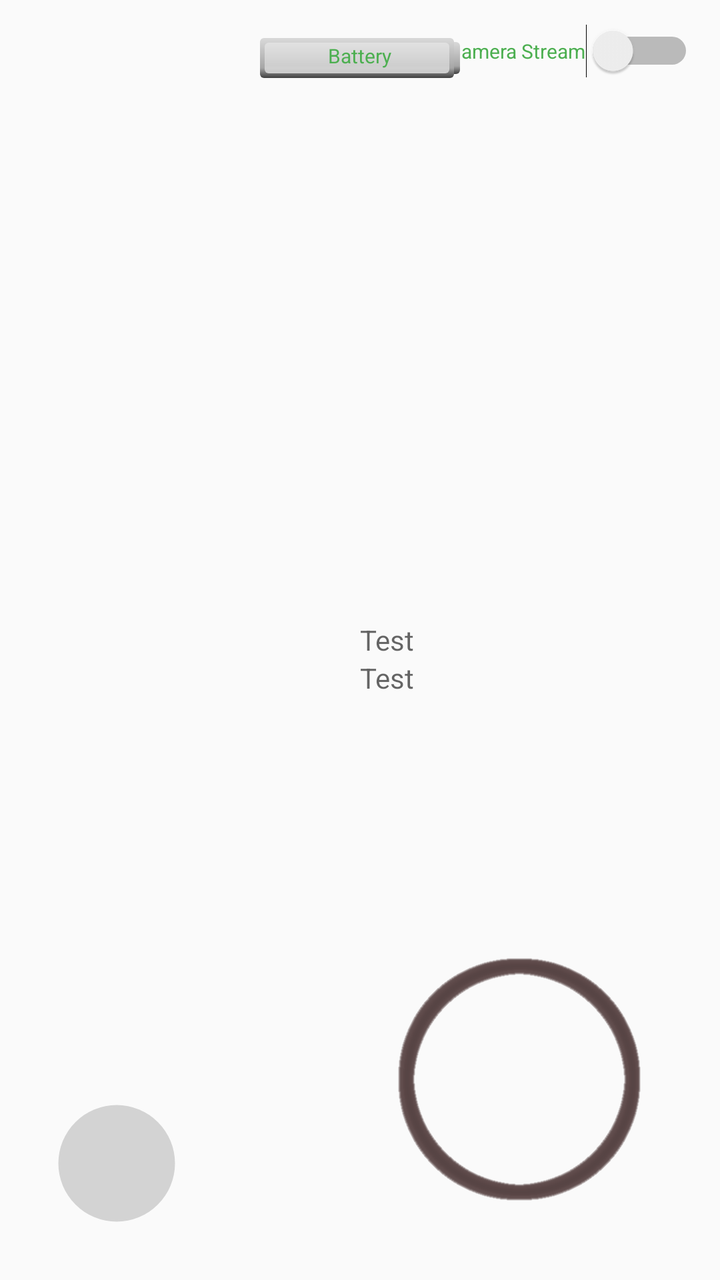
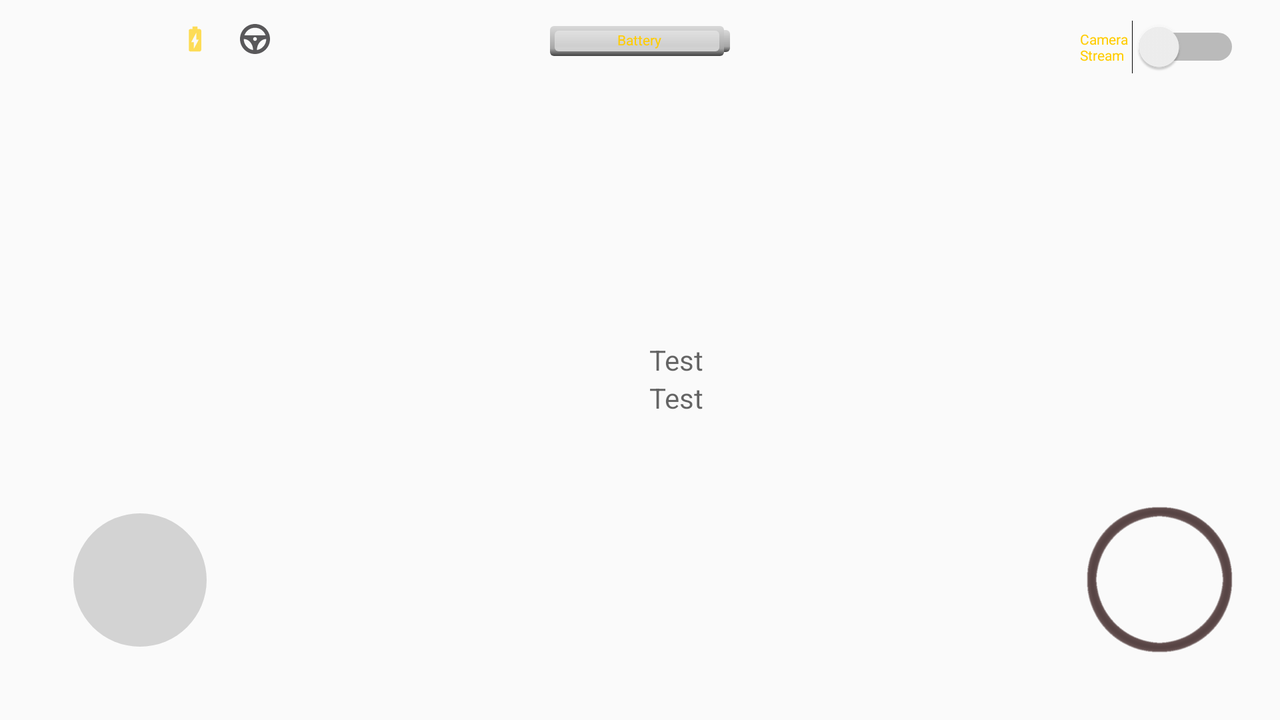

One screen, two layout resources from the same app: the default and the repository's alternative for another configuration. Each is rendered where Android would select it; the XML of both is given below.
<!-- AndroidManifest.xml: application theme Theme.AppCompat.Light.NoActionBar -->
<!-- res/layout/control_fragment.xml -->
<?xml version="1.0" encoding="utf-8"?>
<RelativeLayout xmlns:android="http://schemas.android.com/apk/res/android"
    xmlns:tools="http://schemas.android.com/tools"
    android:id="@+id/activity_control"
    android:layout_width="match_parent"
    android:layout_height="match_parent"
    android:paddingBottom="0dp"
    android:paddingLeft="0dp"
    android:paddingRight="0dp"
    android:paddingTop="0dp"
    tools:context="bachelorgogo.com.robotcontrolapp.ControlActivity">

    <RelativeLayout
        android:id="@+id/layout_joystick"
        android:layout_width="200dp"
        android:layout_height="200dp"
        android:layout_alignParentRight="true"
        android:layout_alignParentBottom="true"
        android:layout_marginRight="0px"
        android:layout_marginBottom="0px"
        android:background="@drawable/outerjoystickringtwo" >
    </RelativeLayout>

    <ImageButton
        android:layout_width="8mm"
        android:layout_height="8mm"
        android:src="@drawable/ic_camera_icon"
        android:background="@null"
        android:scaleType="fitCenter"
        android:id="@+id/camera_icon"
        android:layout_alignBottom="@+id/camera_circle"
        android:layout_alignLeft="@+id/camera_circle"
        android:layout_marginBottom="2.2mm"
        android:layout_marginLeft="2mm"
        />

    <ImageButton
        android:layout_width="12mm"
        android:layout_height="12mm"
        android:src="@drawable/ic_camera_circle"
        android:id="@+id/camera_circle"
        android:background="@null"
        android:scaleType="fitCenter"
        android:layout_alignBottom="@id/layout_joystick"
        android:layout_marginBottom="4mm"
        android:layout_marginLeft="4mm"
        />

    <TextView
        android:layout_width="wrap_content"
        android:layout_height="wrap_content"
        android:id="@+id/PowerId"
        android:hint="Test"
        android:layout_centerVertical="true"
        android:layout_alignLeft="@+id/BatteryTextView"
        android:layout_alignStart="@+id/BatteryTextView"
        android:layout_marginLeft="16dp"
        android:layout_marginStart="16dp" />

    <TextView
        android:layout_width="wrap_content"
        android:layout_height="wrap_content"
        android:id="@+id/AngleId"
        android:hint="Test"
        android:layout_below="@+id/PowerId"
        android:layout_alignLeft="@+id/PowerId"
        android:layout_alignStart="@+id/PowerId" />

    <Switch
        android:text="Camera Stream"
        android:textColor="@color/colorPrimary"
        android:textSize="10dip"
        android:layout_width="wrap_content"
        android:layout_height="wrap_content"
        android:id="@+id/CameraStreamSwitch"
        android:layout_marginTop="12dp"
        android:layout_alignParentTop="true"
        android:layout_alignParentRight="true"
        android:layout_alignParentEnd="true"
        android:layout_marginRight="13dp"
        android:layout_marginEnd="13dp" />

    <ProgressBar
        style="?android:attr/progressBarStyleHorizontal"
        android:layout_width="100dp"
        android:layout_height="20dp"
        android:id="@+id/progressBar"
        android:progressDrawable="@drawable/greenprogress"
        android:layout_alignBottom="@+id/CameraStreamSwitch"
        android:layout_centerHorizontal="true" />

    <TextView
        android:layout_width="wrap_content"
        android:layout_height="wrap_content"
        android:text="Battery"
        android:textSize="10dip"
        android:textColor="@color/colorPrimary"
        android:id="@+id/BatteryTextView"
        android:layout_alignTop="@+id/CameraStreamSwitch"
        android:layout_alignBottom="@+id/CameraStreamSwitch"
        android:layout_centerHorizontal="true"
        android:layout_marginTop="9dp"/>

</RelativeLayout>
<!-- resources referenced by this layout -->
<resources>
  <color name="colorPrimary">#4CAF50</color>
  <!-- drawable greenprogress: vector/xml drawable (drawable, 2802 chars, omitted) -->
  <!-- drawable ic_camera_circle (drawable) -->
  <vector android:alpha="0.15" android:height="24dp"
      android:viewportHeight="24.0" android:viewportWidth="24.0"
      android:width="24dp" xmlns:android="http://schemas.android.com/apk/res/android">
      <path android:fillColor="#FF000000" android:pathData="M12,12m-10,0a10,10 0,1 1,20 0a10,10 0,1 1,-20 0"/>
  </vector>
  <!-- drawable outerjoystickringtwo: png bitmap (drawable, 12925 bytes) -->
</resources>
<!-- res/layout-land/control_fragment.xml (the repository's variant of the layout above) -->
<!-- drawn on the phone turned sideways -->
<?xml version="1.0" encoding="utf-8"?>
<RelativeLayout xmlns:android="http://schemas.android.com/apk/res/android"
    xmlns:app="http://schemas.android.com/apk/res-auto"
    xmlns:tools="http://schemas.android.com/tools"
    android:id="@+id/activity_control"
    android:layout_width="match_parent"
    android:layout_height="match_parent"
    android:paddingBottom="0dp"
    android:paddingLeft="0dp"
    android:paddingRight="0dp"
    android:paddingTop="0dp"
    tools:context="bachelorgogo.com.robotcontrolapp.ControlActivity">

    <TextureView
        android:layout_width="match_parent"
        android:layout_height="match_parent"
        android:layout_alignParentTop="true"
        android:layout_alignParentBottom="true"
        android:layout_alignParentLeft="true"
        android:layout_alignParentStart="true"
        android:layout_alignParentRight="true"
        android:layout_alignParentEnd="true"
        android:id="@+id/TextureViewID" />

    <ImageButton
        android:layout_width="@dimen/camera_btn_size"
        android:layout_height="@dimen/camera_btn_size"
        android:src="@drawable/ic_camera_icon"
        android:background="@null"
        android:scaleType="fitCenter"
        android:id="@+id/camera_icon"
        android:layout_alignParentBottom="true"
        android:layout_alignParentLeft="true"
        android:layout_marginBottom="@dimen/camera_btn_margin_bottom"
        android:layout_marginLeft="@dimen/camera_btn_margin_left"
        />

    
    <RelativeLayout
        android:layout_width="match_parent"
        android:layout_height="match_parent"
        android:layout_alignParentBottom="true"
        android:layout_alignParentLeft="true"
        android:background="@android:color/transparent">

        <ImageButton
            android:layout_width="@dimen/camera_circle_size"
            android:layout_height="@dimen/camera_circle_size"
            android:src="@drawable/ic_camera_circle"
            android:id="@+id/camera_circle"
            android:background="?selectableItemBackgroundBorderless"
            android:scaleType="fitCenter"
            android:layout_marginBottom="@dimen/camera_circle_margin_bottom"
            android:layout_marginLeft="@dimen/camera_circle_margin_left"
            android:layout_alignParentBottom="true"
            android:layout_alignParentLeft="true"
            />
    </RelativeLayout>

    <TextView
        android:layout_width="wrap_content"
        android:layout_height="wrap_content"
        android:id="@+id/PowerId"
        android:hint="Test"
        android:layout_centerVertical="true"
        android:layout_alignLeft="@+id/BatteryTextView"
        android:layout_alignStart="@+id/BatteryTextView"
        android:layout_marginLeft="16dp"
        android:layout_marginStart="16dp" />

    <TextView
        android:layout_width="wrap_content"
        android:layout_height="wrap_content"
        android:id="@+id/AngleId"
        android:hint="Test"
        android:layout_below="@+id/PowerId"
        android:layout_alignLeft="@+id/PowerId"
        android:layout_alignStart="@+id/PowerId" />

    <Switch
        android:text="Camera Stream"
        android:textColor="@color/colorAccent"
        android:textSize="@dimen/battery_text_size"
        android:scaleType="fitCenter"
        android:layout_width="@dimen/camera_switch_length"
        android:layout_height="@dimen/camera_switch_height"
        android:id="@+id/CameraStreamSwitch"
        android:layout_alignParentTop="true"
        android:layout_alignParentRight="true"
        android:layout_marginRight="@dimen/camera_switch_margin_right"
        android:layout_marginTop="@dimen/camera_switch_margin_top" />

    <ProgressBar
        style="?android:attr/progressBarStyleHorizontal"
        android:layout_width="@dimen/battery_length"
        android:layout_height="@dimen/battery_height"
        android:id="@+id/progressBar"
        android:progressDrawable="@drawable/greenprogress"
        android:layout_marginTop="@dimen/battery_margin_top"
        android:layout_alignParentTop="true"
        android:layout_centerHorizontal="true" />

    <ImageView
        android:layout_width="@dimen/assisted_drive_size"
        android:layout_height="@dimen/assisted_drive_size"
        android:src="@drawable/ic_wheel_icon"
        android:scaleType="fitCenter"
        android:id="@+id/imgWheel"
        android:layout_alignParentTop="true"
        android:layout_alignParentLeft="true"
        android:layout_marginLeft="@dimen/assisted_drive_margin_left"
        android:layout_marginTop="@dimen/assisted_drive_margin_top" />

    <ImageView
        android:layout_width="@dimen/power_mode_size"
        android:layout_height="@dimen/power_mode_size"
        android:scaleType="fitCenter"
        android:src="@drawable/ic_batterysaving_icon"
        android:id="@+id/imgBatterySaver"
        android:layout_alignParentTop="true"
        android:layout_alignParentLeft="true"
        android:layout_marginLeft="@dimen/power_mode_margin_left"
        android:layout_marginTop="@dimen/power_mode_margin_top" />

    <RelativeLayout
        android:id="@+id/layout_joystick"
        android:layout_width="@dimen/joystick_view_size"
        android:layout_height="@dimen/joystick_view_size"
        android:scaleType="fitCenter"
        android:background="@drawable/outerjoystickringtwo"
        android:layout_marginRight="@dimen/joystick_margin_right"
        android:layout_marginBottom="@dimen/joystick_margin_bottom"
        android:layout_alignParentBottom="true"
        android:layout_alignParentRight="true">
    </RelativeLayout>

    <TextView
        android:layout_width="wrap_content"
        android:layout_height="wrap_content"
        android:text="Battery"
        android:textSize="@dimen/battery_text_size"
        android:textColor="@color/colorAccent"
        android:id="@+id/BatteryTextView"
        android:layout_marginTop="@dimen/battery_text_margin_top"
        android:layout_centerHorizontal="true" />

</RelativeLayout>
<!-- resources referenced by the variant -->
<!-- as the phone turned sideways resolves them -->
<resources>
  <color name="colorAccent">#FFCC00</color>
  <!-- from res/values-land/ -->
  <dimen name="assisted_drive_margin_left">120dp</dimen>
  <!-- from res/values-land/ -->
  <dimen name="assisted_drive_margin_top">12dp</dimen>
  <!-- from res/values-land/ -->
  <dimen name="assisted_drive_size">15dp</dimen>
  <!-- from res/values-land/ -->
  <dimen name="battery_height">15dp</dimen>
  <!-- from res/values-land/ -->
  <dimen name="battery_length">90dp</dimen>
  <!-- from res/values-land/ -->
  <dimen name="battery_margin_top">13dp</dimen>
  <!-- from res/values-land/ -->
  <dimen name="battery_text_margin_top">15dp</dimen>
  <!-- from res/values-land/ -->
  <dimen name="battery_text_size">7dp</dimen>
  <!-- from res/values-land/ -->
  <dimen name="camera_btn_margin_bottom">45dp</dimen>
  <!-- from res/values-land/ -->
  <dimen name="camera_btn_margin_left">45dp</dimen>
  <!-- from res/values-land/ -->
  <dimen name="camera_btn_size">50dp</dimen>
  <!-- from res/values-land/ -->
  <dimen name="camera_circle_margin_bottom">30dp</dimen>
  <!-- from res/values-land/ -->
  <dimen name="camera_circle_margin_left">30dp</dimen>
  <!-- from res/values-land/ -->
  <dimen name="camera_circle_size">80dp</dimen>
  <!-- from res/values-land/ -->
  <dimen name="camera_switch_height">15dp</dimen>
  <!-- from res/values-land/ -->
  <dimen name="camera_switch_length">80dp</dimen>
  <!-- from res/values-land/ -->
  <dimen name="camera_switch_margin_right">20dp</dimen>
  <!-- from res/values-land/ -->
  <dimen name="camera_switch_margin_top">10dp</dimen>
  <!-- from res/values-land/ -->
  <dimen name="joystick_margin_bottom">10dp</dimen>
  <!-- from res/values-land/ -->
  <dimen name="joystick_margin_right">0dp</dimen>
  <!-- from res/values-land/ -->
  <dimen name="joystick_view_size">120dp</dimen>
  <!-- from res/values-land/ -->
  <dimen name="power_mode_margin_left">90dp</dimen>
  <!-- from res/values-land/ -->
  <dimen name="power_mode_margin_top">12dp</dimen>
  <!-- from res/values-land/ -->
  <dimen name="power_mode_size">15dp</dimen>
  <!-- drawable greenprogress: vector/xml drawable (drawable, 2802 chars, omitted) -->
  <!-- drawable ic_batterysaving_icon (drawable) -->
  <vector android:alpha="0.65" android:height="24dp"
      android:viewportHeight="24.0" android:viewportWidth="24.0"
      android:width="24dp" xmlns:android="http://schemas.android.com/apk/res/android">
      <path android:fillColor="@color/colorAccent" android:pathData="M15.67,4H14V2h-4v2H8.33C7.6,4 7,4.6 7,5.33v15.33C7,21.4 7.6,22 8.33,22h7.33c0.74,0 1.34,-0.6 1.34,-1.33V5.33C17,4.6 16.4,4 15.67,4zM11,20v-5.5H9L13,7v5.5h2L11,20z"/>
  </vector>
  <!-- drawable ic_camera_circle (drawable) -->
  <vector android:alpha="0.15" android:height="24dp"
      android:viewportHeight="24.0" android:viewportWidth="24.0"
      android:width="24dp" xmlns:android="http://schemas.android.com/apk/res/android">
      <path android:fillColor="#FF000000" android:pathData="M12,12m-10,0a10,10 0,1 1,20 0a10,10 0,1 1,-20 0"/>
  </vector>
  <!-- drawable ic_wheel_icon (drawable) -->
  <vector android:alpha="0.65" android:height="24dp"
      android:viewportHeight="32.0" android:viewportWidth="32.0"
      android:width="24dp" xmlns:android="http://schemas.android.com/apk/res/android">
      <path android:fillColor="#030104" android:pathData="M16,0C7.16,0 0,7.16 0,16s7.16,16 16,16s16,-7.16 16,-16S24.84,0 16,0zM16,4c5.21,0 9.6,3.35 11.27,8H4.73C6.39,7.35 10.79,4 16,4zM16,18c-1.11,0 -2,-0.89 -2,-2s0.89,-2 2,-2s2,0.89 2,2S17.1,18 16,18zM4,16c5.47,0 9.89,5.27 9.98,11.8C8.33,26.83 4,21.93 4,16zM18.02,27.8C18.11,21.27 22.53,16 28,16C28,21.93 23.67,26.83 18.02,27.8z"/>
  </vector>
  <!-- drawable outerjoystickringtwo: png bitmap (drawable, 12925 bytes) -->
</resources>
